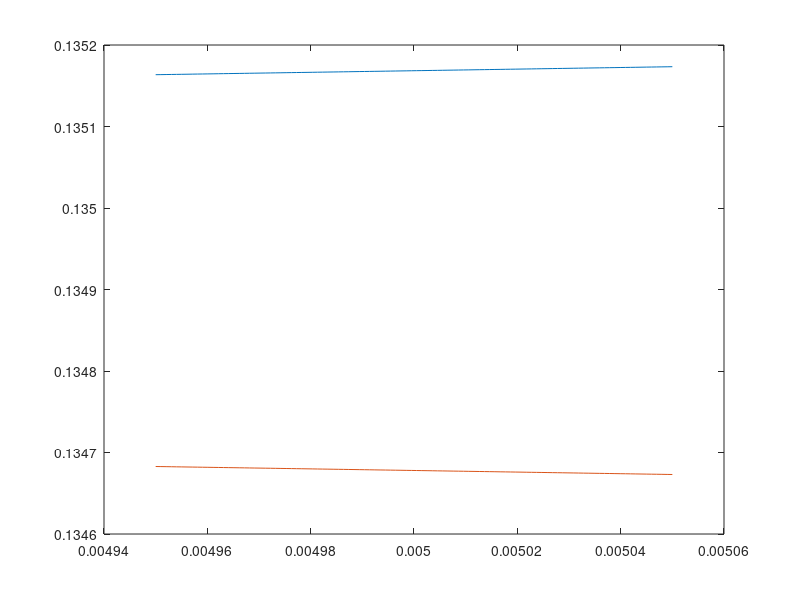

This chart was generated by the following MATLAB code:
N0 = 5.2e-3;
f0 = 7.9431e-05;
g = 9.81;
Lz = 5000;
k = 0.000001;

if k*k > (N0*N0 - f0*f0)/(g*Lz)
    fprintf('Using hyperbolic solution\n');
    f = @(q) Lz*(N0*N0 - f0*f0) - (1./q).*(g*(k*k*Lz*Lz-q.*q)).*tanh(q);
    h_f = @(m) (N0*N0 - f0*f0)./(g*(k*k - m*m ));
elseif k*k < (N0*N0 - f0*f0)/(g*Lz)
    fprintf('Using trig solution\n');
    f = @(q) Lz*(N0*N0 - f0*f0) - (1./q).*(g*(k*k*Lz*Lz+q.*q)).*tan(q);
    h_f = @(m) (N0*N0 - f0*f0)./(g*(k*k + m*m ));
else
    fprintf('degenerate');
end

m = fzero(f, k*Lz)/Lz;
h = h_f(m);
fprintf('(m,h) = (%.2g, %.2g)\n', m, h);

f = @(q) Lz*(N0*N0 - f0*f0) - (1./q).*(g*(k*k*Lz*Lz-q.*q)).*tanh(q);
w = @(q) Lz*(N0*N0 - f0*f0) - (1./q).*(g*(k*k*Lz*Lz+q.*q)).*tan(q);
q = linspace((1-0.01)*k*Lz,(1+0.01)*k*Lz,100);
figure, plot(q,f(q)), hold on, plot(q,w(q))